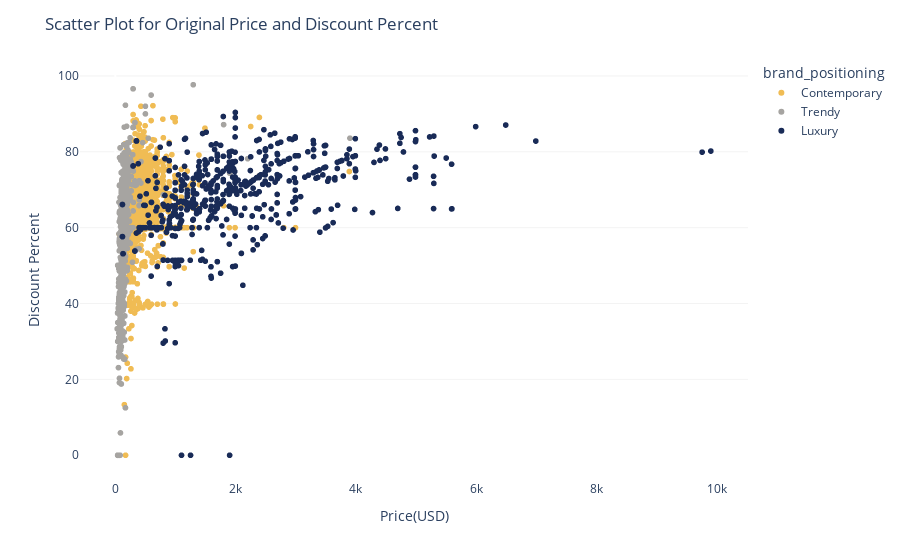

The code cell stored with this chart in its notebook:
### Code cell
import plotly.express as px

fig = px.scatter(off5th_full, x="original_price", y="percent_off", color="brand_positioning",
                 hover_data=['brand_name'], 
                 color_discrete_sequence = ['rgb(25, 43, 87)','rgb(240, 188, 84)', 'rgb(166, 164, 161)'],
                 color_discrete_map = {"brand_positioning": ["Trendy", "Contemporary", "Luxury"]})
fig.update_layout(title_text="Scatter Plot for Original Price and Discount Percent",plot_bgcolor='rgb(256, 256, 256)')
fig.update_yaxes(title_text = 'Discount Percent',showgrid=True, gridwidth=0.5, gridcolor='rgb(230, 230, 230)')
fig.update_xaxes(title_text = "Price(USD)") 

fig.show()

### Figure 1 — Plotly figure (JSON) as saved in the notebook; plotly's stock layout.template omitted (floating-point values rounded to 4 significant figures; data arrays with more than 128 entries replaced by an {"elided": "..."} marker saying what was removed)
{"data": [{"customdata": {"elided": "2779x1 str values"}, "hovertemplate": "brand_positioning=Contemporary<br>original_price=%{x}<br>percent_off=%{y}<br>brand_name=%{customdata[0]}<extra></extra>", "legendgroup": "Contemporary", "marker": {"color": "rgb(240, 188, 84)", "symbol": "circle"}, "mode": "markers", "name": "Contemporary", "showlegend": true, "type": "scattergl", "x": {"elided": "2779 float values"}, "xaxis": "x", "y": {"elided": "2779 float values"}, "yaxis": "y"}, {"customdata": {"elided": "1655x1 str values"}, "hovertemplate": "brand_positioning=Trendy<br>original_price=%{x}<br>percent_off=%{y}<br>brand_name=%{customdata[0]}<extra></extra>", "legendgroup": "Trendy", "marker": {"color": "rgb(166, 164, 161)", "symbol": "circle"}, "mode": "markers", "name": "Trendy", "showlegend": true, "type": "scattergl", "x": {"elided": "1655 float values"}, "xaxis": "x", "y": {"elided": "1655 float values"}, "yaxis": "y"}, {"customdata": {"elided": "677x1 str values"}, "hovertemplate": "brand_positioning=Luxury<br>original_price=%{x}<br>percent_off=%{y}<br>brand_name=%{customdata[0]}<extra></extra>", "legendgroup": "Luxury", "marker": {"color": "rgb(25, 43, 87)", "symbol": "circle"}, "mode": "markers", "name": "Luxury", "showlegend": true, "type": "scattergl", "x": {"elided": "677 float values"}, "xaxis": "x", "y": {"elided": "677 float values"}, "yaxis": "y"}], "layout": {"legend": {"title": {"text": "brand_positioning"}, "tracegroupgap": 0}, "margin": {"t": 60}, "plot_bgcolor": "rgb(256, 256, 256)", "title": {"text": "Scatter Plot for Original Price and Discount Percent"}, "xaxis": {"anchor": "y", "domain": [0, 1], "title": {"text": "Price(USD)"}}, "yaxis": {"anchor": "x", "domain": [0, 1], "gridcolor": "rgb(230, 230, 230)", "gridwidth": 0.5, "showgrid": true, "title": {"text": "Discount Percent"}}}}
